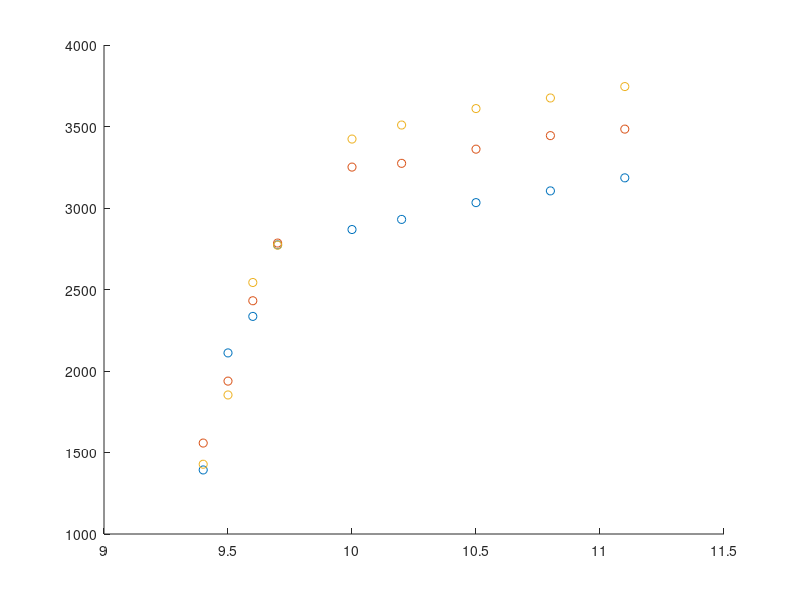

MATLAB code to generate this figure:
%% Battery Test
V_170=[9.4 9.5 9.6 9.7 10 10.2 10.5 10.8 11.1];
Vel_170=[1393 2111 2335 2774 2868 2930 3033 3105 3185];

scatter(V_170,Vel_170)
hold on;

V_175=[9.4 9.5 9.6 9.7 10 10.2 10.5 10.8 11.1];
Vel_175=[1558 1938 2431 2785 3251 3274 3361 3444 3484];

scatter(V_175,Vel_175)

V_190=[9.4 9.5 9.6 9.7 10 10.2 10.5 10.8 11.1];
Vel_190=[1428 1853 2543 2772 3423 3509 3610 3675 3745];

scatter(V_190,Vel_190)
